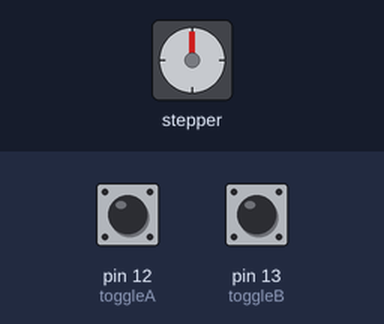
A sketch run on a simulated Arduino Uno, built with avr-gcc and run on an emulated ATmega328P. Parts: stepper motor. Wiring (inferred from the names in the program): stepper motor driver (200 steps per turn assumed): step pin 3; direction pin 4. The test bench sets the inputs (shaded band); at power-on: pin 12 (toggleA) LOW, pin 13 (toggleB) LOW.

Above: at 1.2 s.
1.3 s: pin 12 (toggleA) driven HIGH
At 1.65 s:
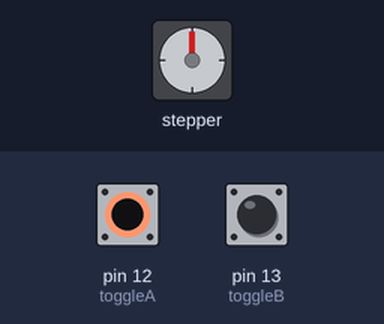
4.3 s: pin 13 (toggleB) driven HIGH
5.8 s: pin 12 (toggleA) pulsed LOW 2 times (0.12 s each, 0.3 s apart)
At 6.7 s:
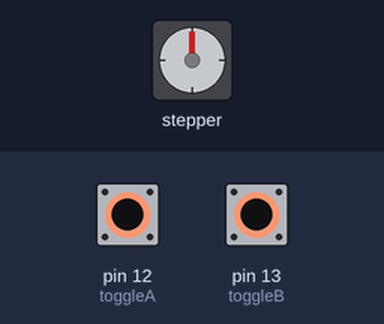
9.4 s: pin 13 (toggleB) pulsed LOW 2 times (0.12 s each, 0.3 s apart)
Timing chart, 0 to 60.5 s (numbered marks = the images above; inputs shaded):
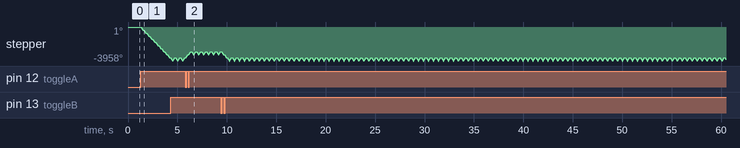

The sketch:

spinntest.ino
```cpp
const int stepPin = 3;
const int dirPin = 4;
const int toggleA = 12;
const int toggleB = 13;
int buttonStateA = 0;
int buttonStateB = 0;

void setup() {
  // Sets int / outputs
  pinMode(stepPin,OUTPUT);
  pinMode(dirPin,OUTPUT);
  pinMode(toggleA,INPUT);
  pinMode(toggleB,INPUT);
}
void loop() {
  buttonStateA = digitalRead(toggleA);
  buttonStateB = digitalRead(toggleB);
  if (buttonStateA == HIGH) {
  digitalWrite(dirPin,LOW); // Enables the motor to move in a particular direction
  // Makes 200 pulses for making one full cycle rotation
  for(int x = 0; x < 200; x++) {
    digitalWrite(stepPin,HIGH);
    delayMicroseconds(500);
    digitalWrite(stepPin,LOW);
    delayMicroseconds(500);
  }
  }
  else {
    digitalWrite(stepPin,LOW);
  }

if (buttonStateB == HIGH) {
 digitalWrite(dirPin,HIGH); // Enables the motor to move in a particular direction
  // Makes 200 pulses for making one full cycle rotation
  for(int x = 0; x < 200; x++) {
    digitalWrite(stepPin,HIGH);
    delayMicroseconds(500);
    digitalWrite(stepPin,LOW);
    delayMicroseconds(500);
  }
  }

  else {
    digitalWrite(stepPin,LOW);
  }

  delay(100);
}
  /*digitalWrite(dirPin,HIGH); // Enables the motor to move in a particular direction
  // Makes 200 pulses for making one full cycle rotation
  for(int x = 0; x < 200; x++) {
    digitalWrite(stepPin,HIGH);
    delayMicroseconds(500);
    digitalWrite(stepPin,LOW);
    delayMicroseconds(500);
  }
  delay(1000); // One second delay

  digitalWrite(dirPin,LOW); //Changes the rotations direction
  // Makes 400 pulses for making two full cycle rotation
  for(int x = 0; x < 400; x++) {
    digitalWrite(stepPin,HIGH);
    delayMicroseconds(500);
    digitalWrite(stepPin,LOW);
    delayMicroseconds(500);
  }
  delay(1000);

}*/
```

Measured:
- after the input at 1.3 s, stepper: keeps turning counter-clockwise at about 1234°/s, starting at once
